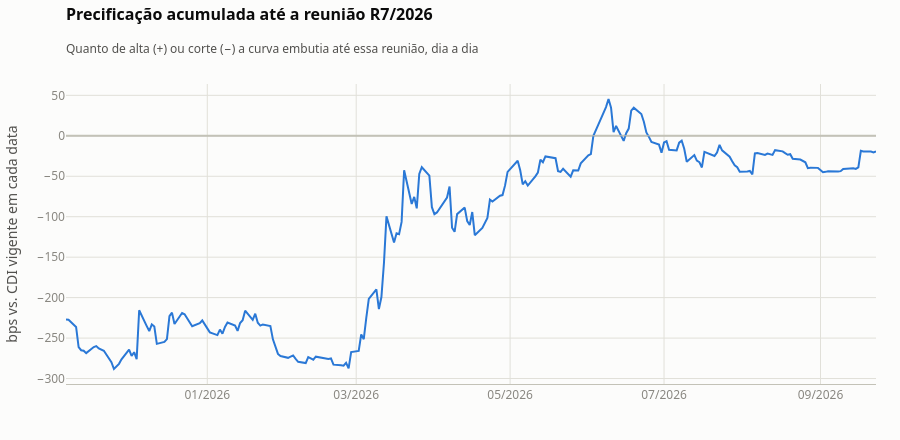

Notebook source saved alongside this figure:
### Markdown cell above
**Como a precificação evoluiu até a próxima reunião.** O gráfico mostra, dia a dia, quanto de movimento acumulado a curva embutia até a próxima reunião. É uma forma direta de ver o mercado "mudando de ideia" depois de dados de inflação, falas do BC ou choques externos.

### Code cell
graficos.grafico_precificacao_reuniao(historico_implicito, caminho.iloc[0]["reuniao"]).show()

### Figure 1 — Plotly figure (JSON) as saved in the notebook; plotly's stock layout.template omitted (floating-point values rounded to 4 significant figures; data arrays with more than 128 entries replaced by an {"elided": "..."} marker saying what was removed)
{"data": [{"hovertemplate": "%{y:+.0f} bps<extra></extra>", "line": {"color": "#2a78d6", "width": 2}, "mode": "lines", "name": "Acumulado até a reunião", "type": "scatter", "x": {"elided": "218 str values"}, "y": {"elided": "218 float values"}}], "layout": {"font": {"color": "#52514e", "family": "system-ui, -apple-system, 'Segoe UI', Roboto, sans-serif", "size": 12}, "height": 440, "hoverlabel": {"font": {"family": "system-ui, -apple-system, 'Segoe UI', Roboto, sans-serif", "size": 12}}, "hovermode": "x unified", "legend": {"bgcolor": "rgba(0,0,0,0)", "font": {"color": "#52514e"}, "orientation": "h", "x": 0, "xanchor": "left", "y": 0.02, "yanchor": "bottom", "yref": "container"}, "margin": {"b": 56, "l": 64, "r": 24, "t": 84}, "paper_bgcolor": "#fcfcfb", "plot_bgcolor": "#fcfcfb", "shapes": [{"line": {"color": "#c3c2b7", "width": 1}, "type": "line", "x0": 0, "x1": 1, "xref": "x domain", "y0": 0, "y1": 0, "yref": "y"}], "title": {"font": {"color": "#0b0b0b", "size": 16}, "subtitle": {"font": {"color": "#52514e", "size": 12}, "text": "Quanto de alta (+) ou corte (−) a curva embutia até essa reunião, dia a dia"}, "text": "<b>Precificação acumulada até a reunião R7/2026</b>", "x": 0, "xanchor": "left", "xref": "paper", "y": 0.98, "yanchor": "top", "yref": "container"}, "xaxis": {"gridcolor": "#e1e0d9", "gridwidth": 1, "hoverformat": "%d/%m/%Y", "linecolor": "#c3c2b7", "showline": true, "tickfont": {"color": "#898781"}, "tickformat": "%m/%Y", "title": {"font": {"color": "#52514e"}, "text": ""}, "zerolinecolor": "#c3c2b7"}, "yaxis": {"gridcolor": "#e1e0d9", "gridwidth": 1, "linecolor": "#c3c2b7", "showline": false, "tickfont": {"color": "#898781"}, "title": {"font": {"color": "#52514e"}, "text": "bps vs. CDI vigente em cada data"}, "zerolinecolor": "#c3c2b7"}}}
